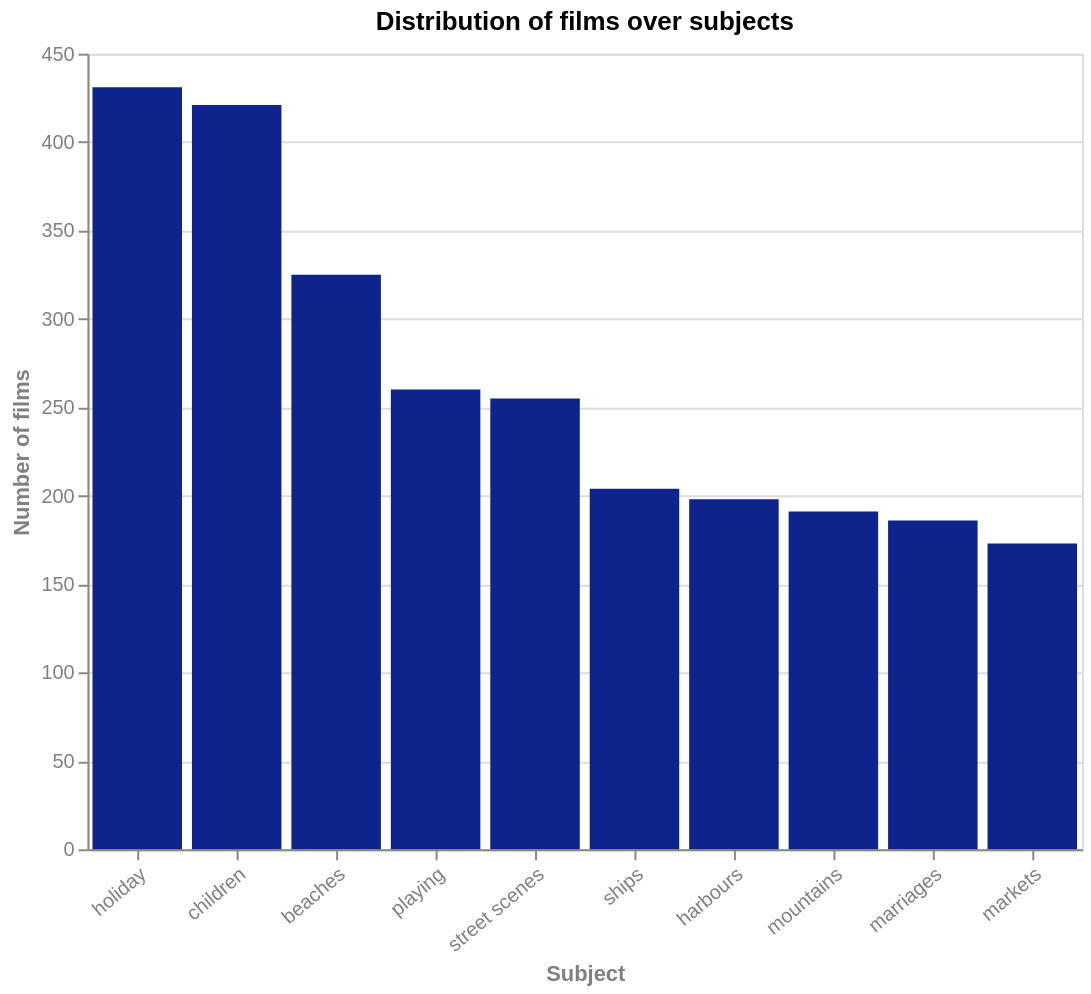

Specify this chart in Vega-Lite:
### Vega-Lite specification from a JSON file in a GitHub repository (floating-point values rounded to 4 significant figures)
{"$schema": "https://vega.github.io/schema/vega-lite/v5.json", "title": "Distribution of films over subjects", "description": "Distribution of films over subjects (excluding the subject 'amateur recording')", "width": 500, "height": 400, "data": {"values": [{"Subject": "holiday", "Number of films": 431}, {"Subject": "children", "Number of films": 421}, {"Subject": "beaches", "Number of films": 325}, {"Subject": "playing", "Number of films": 260}, {"Subject": "street scenes", "Number of films": 255}, {"Subject": "ships", "Number of films": 204}, {"Subject": "harbours", "Number of films": 198}, {"Subject": "mountains", "Number of films": 191}, {"Subject": "marriages", "Number of films": 186}, {"Subject": "markets", "Number of films": 173}]}, "mark": {"type": "bar", "binSpacing": 1, "tooltip": true}, "encoding": {"x": {"field": "Subject", "type": "nominal", "title": "Subject", "sort": "-y"}, "y": {"field": "Number of films", "type": "quantitative", "title": "Number of films"}, "color": {"value": "#0F238C"}}, "config": {"countTitle": "Count", "axisX": {"labelAngle": -40, "titleColor": "grey", "labelColor": "grey"}, "axisY": {"titleColor": "grey", "labelColor": "grey"}}}
